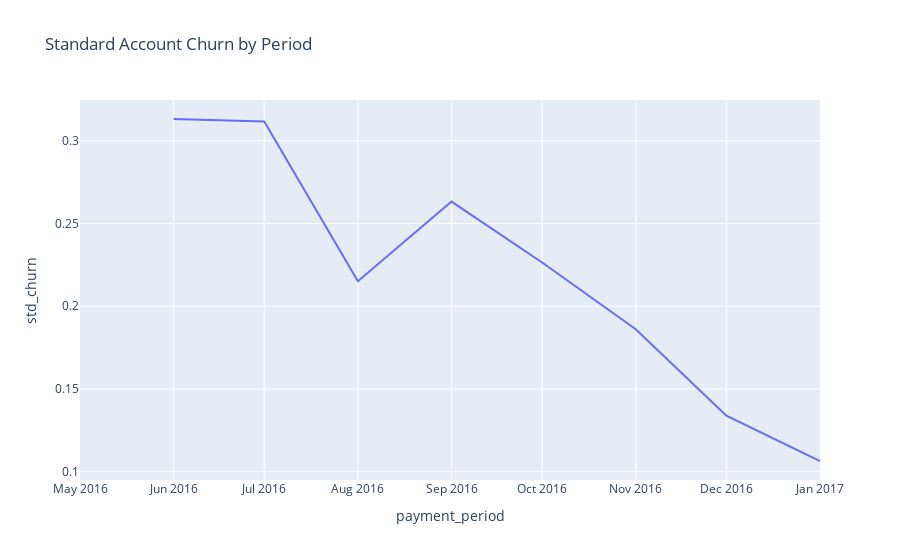

The notebook cell this image was saved under:
### Markdown cell above
### Plotting the standard account churn
We can can again plot the churn by using a Plotly line chart.

### Code cell
# We remove the last row (February) as the data of this month is incomplete as noted earlier
std_churn_data = std_churn_data.iloc[:-1]

fig = px.line(
    std_churn_data,
    x="payment_period",
    y="std_churn",
    title="Standard Account Churn by Period",
)

fig.show()

# Save the plot as an image file (e.g., PNG or SVG)
fig.write_image("standard_account_churn_plot.png")

### Figure 1 — Plotly figure (JSON) as saved in the notebook; plotly's stock layout.template omitted (floating-point values rounded to 4 significant figures)
{"data": [{"hovertemplate": "payment_period=%{x}<br>std_churn=%{y}<extra></extra>", "legendgroup": "", "line": {"color": "#636efa", "dash": "solid"}, "marker": {"symbol": "circle"}, "mode": "lines", "name": "", "orientation": "v", "showlegend": false, "type": "scatter", "x": ["2016-05-01T00:00:00+00:00", "2016-06-01T00:00:00+00:00", "2016-07-01T00:00:00+00:00", "2016-08-01T00:00:00+00:00", "2016-09-01T00:00:00+00:00", "2016-10-01T00:00:00+00:00", "2016-11-01T00:00:00+00:00", "2016-12-01T00:00:00+00:00", "2017-01-01T00:00:00+00:00"], "xaxis": "x", "y": [null, 0.3132, 0.3117, 0.2151, 0.2633, 0.2265, 0.1861, 0.1339, 0.1065], "yaxis": "y"}], "layout": {"legend": {"tracegroupgap": 0}, "title": {"text": "Standard Account Churn by Period"}, "xaxis": {"anchor": "y", "domain": [0, 1], "title": {"text": "payment_period"}}, "yaxis": {"anchor": "x", "domain": [0, 1], "title": {"text": "std_churn"}}}}
